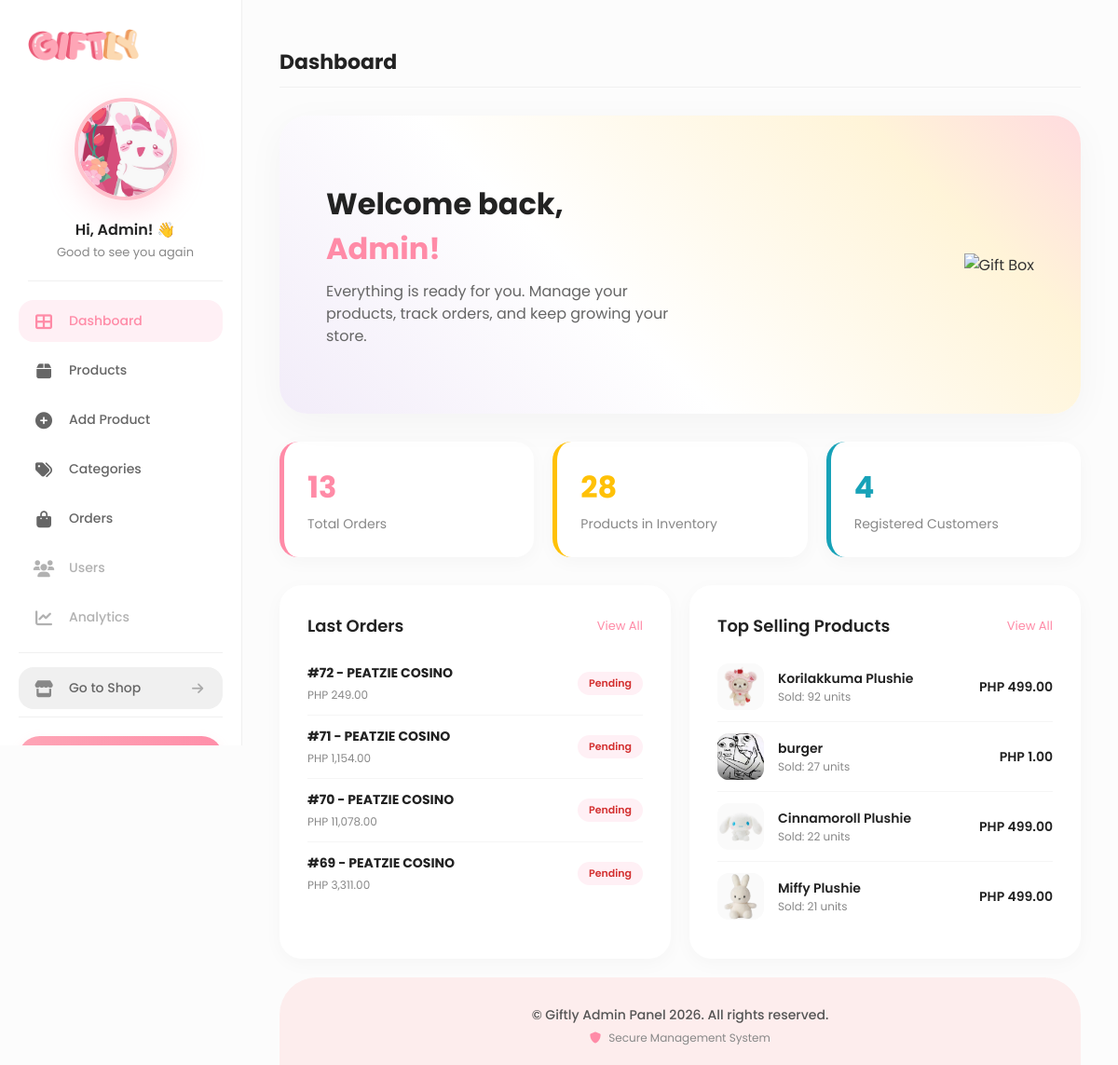
/giftly_project/admin_dashboard.php (signed in), run on the app's committed database.
### tables this page shows
CREATE TABLE `orders` (
  `id` int(11) NOT NULL,
  `user_id` int(11) NOT NULL,
  `total_amount` decimal(10,2) NOT NULL,
  `status` enum('pending','shipped','delivered','cancelled') DEFAULT 'pending',
  `created_at` timestamp NOT NULL DEFAULT current_timestamp(),
  `fullname` varchar(255) NOT NULL,
  `address` varchar(255) NOT NULL,
  `city` varchar(100) NOT NULL,
  `recipient_name` varchar(255) NOT NULL,
  `payment_method` varchar(50) NOT NULL DEFAULT 'cod',
  `gift_message` text NOT NULL,
  `sender_phone` varchar(20) DEFAULT NULL,
  `recipient_phone` varchar(20) DEFAULT NULL,
  `delivery_date` date DEFAULT NULL,
  `delivery_time` time DEFAULT NULL
);

CREATE TABLE `users` (
  `id` int(11) NOT NULL,
  `name` varchar(100) NOT NULL,
  `email` varchar(100) NOT NULL,
  `password` varchar(255) NOT NULL,
  `role` enum('admin','customer') NOT NULL DEFAULT 'customer',
  `reset_token` varchar(500) DEFAULT NULL,
  `token_expiry` datetime DEFAULT NULL,
  `phone` varchar(20) NOT NULL,
  `created_at` timestamp NOT NULL DEFAULT current_timestamp(),
  `profile_pic` varchar(255) DEFAULT NULL
);

### giftly_project/admin_dashboard.php (the view, shortened to what this page needs)
<?php
include 'db_connect.php';
$order_count = $conn->query("SELECT COUNT(*) as total FROM orders")->fetch_assoc()['total'];
$product_count = $conn->query("SELECT COUNT(*) as total FROM products")->fetch_assoc()['total'];
$user_count = $conn->query("SELECT COUNT(*) as total FROM users WHERE role='customer'")->fetch_assoc()['total'];
$last_orders = $conn->query("SELECT orders.*, users.name as customer_name FROM orders JOIN users ON orders.user_id = users.id ORDER BY created_at DESC LIMIT 4");
$top_products = $conn->query("SELECT p.name, p.image, p.price, SUM(oi.quantity) as total_sold FROM order_items oi JOIN products p ON oi.product_id = p.id GROUP BY p.id ORDER BY total_sold DESC LIMIT 4");
include 'admin_header.php';
?>
<div class="main-wrapper">
<div class="admin-topbar">
    <div style="display: flex; align-items: center; gap: 15px;">
        <h2 style="margin:0;">Dashboard</h2>
    </div>
</div>
    <div class="dashboard-hero">
        <div class="hero-text">
            <h1>Welcome back, <span>Admin!</span></h1>
            <p>Everything is ready for you. Manage your products, track orders, and keep growing your store.</p>
        </div>
        <div class="hero-image">
            <img src="giftbox.png" alt="Gift Box">
        </div>
    </div>
    <div class="stats-grid">
        <div class="stat-card">
            <div class="stat-number" style="color: #ff8ba7;"><?php echo $order_count; ?></div>
            <div class="stat-label">Total Orders</div>
        </div>
        <div class="stat-card">
            <div class="stat-number" style="color: #ffc107;"><?php echo $product_count; ?></div>
            <div class="stat-label">Products in Inventory</div>
        </div>
        <div class="stat-card">
            <div class="stat-number" style="color: #17a2b8;"><?php echo $user_count; ?></div>
            <div class="stat-label">Registered Customers</div>
        </div>
    </div>
    <div class="dashboard-grid">
        <div class="admin-card">
            <div style="display: flex; justify-content: space-between; align-items: center; margin-bottom: 15px;">
                <h3 style="font-size: 18px; font-weight: 600; color: #222;">Last Orders</h3>
                <a href="admin_orders.php" style="font-size: 13px; color: #ff8ba7;">View All</a>
            </div>
            <?php if ($last_orders->num_rows > 0): ?>
                <?php while($row = $last_orders->fetch_assoc()):
                    $class = '';
                ?>
                <div class="order-item">
                    <div class="order-info">
                        <strong>#<?php echo $row['id']; ?> - <?php echo $row['customer_name']; ?></strong>
                        <span>PHP <?php echo number_format($row['total_amount'], 2); ?></span>
                    </div>
                    <div style="display: flex; align-items: center; gap: 10px;">
                        <span class="order-status <?php echo $class; ?>"><?php echo ucfirst($row['status']); ?></span>
                    </div>
                </div>
                <?php endwhile; ?>
            <?php else: ?>
                <p style="color: #888; text-align: center; padding: 20px;">No orders yet.</p>
            <?php endif; ?>
        </div>
        <div class="admin-card">
            <div style="display: flex; justify-content: space-between; align-items: center; margin-bottom: 15px;">
                <h3 style="font-size: 18px; font-weight: 600; color: #222;">Top Selling Products</h3>
                <a href="admin_products.php" style="font-size: 13px; color: #ff8ba7;">View All</a>
            </div>
            <?php if ($top_products->num_rows > 0): ?>
                <?php while($row = $top_products->fetch_assoc()): ?>
                <div class="product-list-item">
                    <img src="uploads/<?php echo $row['image']; ?>" class="pl-img">
                    <div class="pl-info">
                        <h4><?php echo $row['name']; ?></h4>
                        <p>Sold: <?php echo $row['total_sold']; ?> units</p>
                    </div>
                    <div class="pl-price">PHP <?php echo number_format($row['price'], 2); ?></div>
                </div>
                <?php endwhile; ?>
            <?php else: ?>
                <p style="color: #888; text-align: center; padding: 20px;">No sales yet.</p>
            <?php endif; ?>
        </div>
    </div>
</div>
<?php include 'admin_footer.php'; ?>

### giftly_project/admin_header.php (style rules this page uses)
* { margin: 0; padding: 0; box-sizing: border-box; font-family: 'Poppins', sans-serif; }
body { background: #fcfcfc; color: #333; display: flex; min-height: 100vh; }
a { text-decoration: none; color: inherit; }
.admin-topbar { display: flex; justify-content: space-between; align-items: center; margin-bottom: 30px; padding: 10px 0; border-bottom: 1px solid #f0f0f0; }
.admin-topbar h2 { font-size: 22px; font-weight: 700; color: #222; }
.main-wrapper { max-width: 1200px; margin: 0 auto; width: 100%; flex: 1; }
.admin-card { background: #fff; border-radius: 24px; padding: 30px; box-shadow: 0 5px 20px rgba(0,0,0,0.03); }
.stats-grid { display: grid; grid-template-columns: repeat(3, 1fr); gap: 20px; margin-bottom: 30px; }
.stat-card { padding: 25px; border-radius: 20px; background: #fff; box-shadow: 0 5px 20px rgba(0,0,0,0.03); border-left: 5px solid #ff8ba7; display: flex; flex-direction: column; }
.stat-number { font-size: 32px; font-weight: 700; margin-bottom: 5px; }
.stat-label { font-size: 14px; color: #888; }
.stat-card:nth-child(2) { border-left-color: #ffc107; }
.stat-card:nth-child(3) { border-left-color: #17a2b8; }
.dashboard-grid { display: grid; grid-template-columns: 1fr 1fr; gap: 20px; }
.order-item { display: flex; justify-content: space-between; padding: 12px 0; border-bottom: 1px solid #f5f5f5; }
.order-item:last-child { border-bottom: none; }
.order-info { display: flex; flex-direction: column; gap: 4px; }
.order-info strong { font-size: 14px; color: #222; }
.order-info span { font-size: 12px; color: #888; }
.order-status { padding: 4px 12px; border-radius: 20px; font-size: 11px; font-weight: 600; background: #fff0f5; color: #d32f2f; }
.product-list-item { display: flex; align-items: center; gap: 15px; padding: 12px 0; border-bottom: 1px solid #f5f5f5; }
.product-list-item:last-child { border-bottom: none; }
.pl-img { width: 50px; height: 50px; border-radius: 12px; background: #fafafa; object-fit: cover; }
.pl-info { flex: 1; }
.pl-info h4 { font-size: 14px; font-weight: 600; color: #222; }
.pl-info p { font-size: 12px; color: #888; }
.pl-price { font-weight: 600; font-size: 14px; color: #222; }

### data on the page
orders: id "72", user.name "PEATZIE COSINO", total_amount "249.00", status "Pending"
orders: id "71", user.name "PEATZIE COSINO", total_amount "1,154.00", status "Pending"
orders: id "70", user.name "PEATZIE COSINO", total_amount "11,078.00", status "Pending"
orders: id "69", user.name "PEATZIE COSINO", total_amount "3,311.00", status "Pending"

### other printed values
$order_count "13"
$product_count "28"
$user_count "4"
$row['name'] "Korilakkuma Plushie"
$row['total_sold'] "92"
$row['price'] "499.00"
$row['name'] "burger"
$row['total_sold'] "27"
$row['price'] "1.00"
$row['name'] "Cinnamoroll Plushie"
$row['total_sold'] "22"
$row['name'] "Miffy Plushie"
$row['total_sold'] "21"
